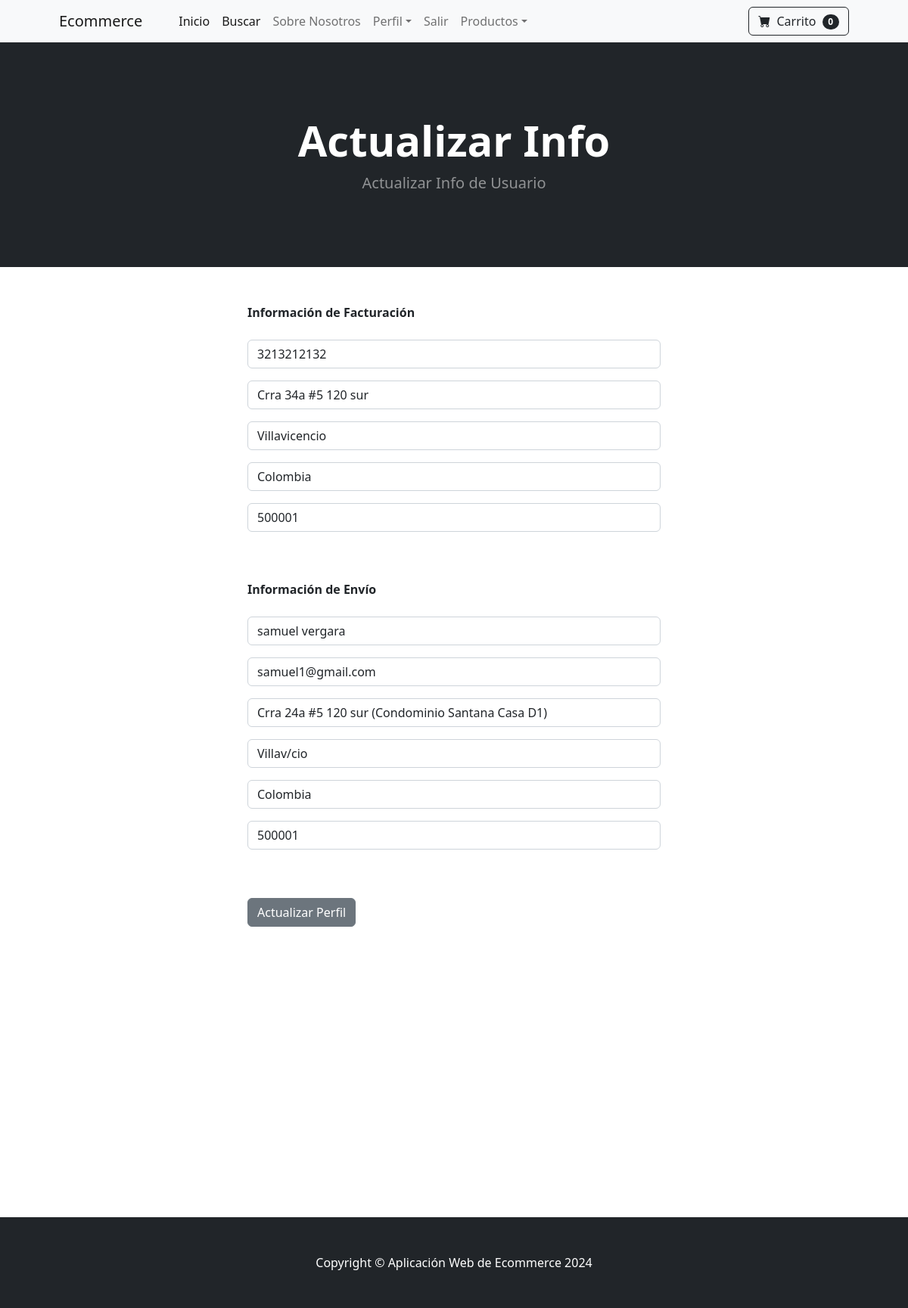
The page /update_info/ (signed in) on the database its author committed.
### store/models.py (models this page shows, shortened)
class Profile(models.Model):
    user = models.OneToOneField(User, on_delete=models.CASCADE)
    date_modified = models.DateTimeField(User, auto_now=True)
    phone = models.CharField(max_length=20, blank=True)
    address = models.CharField(max_length=200, blank=True)
    city = models.CharField(max_length=200, blank=True)
    country = models.CharField(max_length=200, blank=True)
    zipcode = models.CharField(max_length=200, blank=True)
    old_cart = models.CharField(max_length=200, blank=True, null=True)

### payment/models.py (models this page shows, shortened)
class ShippingAddress(models.Model):
    user = models.ForeignKey(User, on_delete=models.CASCADE, null=True, blank=True)
    shipping_full_name = models.CharField(max_length=200)
    shipping_email = models.CharField(max_length=200)
    shipping_address = models.CharField(max_length=200)
    shipping_city = models.CharField(max_length=200)
    shipping_country = models.CharField(max_length=200)
    shipping_zipcode = models.CharField(max_length=200)
    class Meta:
        verbose_name_plural = 'Shipping Address'

### store/views.py (the view)
# urls.py: path('update_info/', views.update_info, name='update_info'),
def update_info(request):
    if request.user.is_authenticated:
        current_user = Profile.objects.get(user__id=request.user.id)
        shipping_user = ShippingAddress.objects.get(user__id=request.user.id)
        form = UserInfoForm(request.POST or None, instance=current_user)
        shipping_form = ShippingForm(request.POST or None, instance=shipping_user)
        if form.is_valid() or shipping_form.is_valid():
            form.save()
            shipping_form.save()
            messages.success(request, ("Su información ha sido actualizada"))
            return redirect('home')
        return render(request, 'update_info.html', {'form':form, 'shipping_form':shipping_form})
    else:
        messages.success(request, "Debe iniciar sesión para acceder a esta página")
        return redirect('home')

### store/forms.py
class UserInfoForm(forms.ModelForm):
    phone = forms.CharField(label="", widget=forms.TextInput(attrs={'class':'form-control', 'placeholder':'Phone'}), required=False)
    address = forms.CharField(label="", widget=forms.TextInput(attrs={'class':'form-control', 'placeholder':'Address'}), required=False)
    city = forms.CharField(label="", widget=forms.TextInput(attrs={'class':'form-control', 'placeholder':'City'}), required=False)
    country = forms.CharField(label="", widget=forms.TextInput(attrs={'class':'form-control', 'placeholder':'Country'}), required=False)
    zipcode = forms.CharField(label="", widget=forms.TextInput(attrs={'class':'form-control', 'placeholder':'Zipcode'}), required=False)
    class Meta:
        model = Profile
        fields = ('phone', 'address', 'city', 'country', 'zipcode')

### payment/forms.py
class ShippingForm(forms.ModelForm):
    shipping_full_name = forms.CharField(label="", widget=forms.TextInput(attrs={'class':'form-control', 'placeholder':'Nombre Completo'}), required=True)
    shipping_email = forms.CharField(label="", widget=forms.TextInput(attrs={'class':'form-control', 'placeholder':'Email'}), required=True)
    shipping_address = forms.CharField(label="", widget=forms.TextInput(attrs={'class':'form-control', 'placeholder':'Direccion'}), required=True)
    shipping_city = forms.CharField(label="", widget=forms.TextInput(attrs={'class':'form-control', 'placeholder':'Ciudad'}), required=True)
    shipping_country = forms.CharField(label="", widget=forms.TextInput(attrs={'class':'form-control', 'placeholder':'Pais'}), required=True)
    shipping_zipcode = forms.CharField(label="", widget=forms.TextInput(attrs={'class':'form-control', 'placeholder':'Zipcode'}), required=True)
    class Meta:
        model = ShippingAddress
        fields = ['shipping_full_name', 'shipping_email', 'shipping_address', 'shipping_city', 'shipping_country', 'shipping_zipcode']
        exclude = ['user',]

### cart/cart.py (called while the page is built)
    def __len__(self):
        return len(self.cart)

### cart/context_processors.py (called while the page is built)
def cart(request):
    return {'cart': Cart(request)}

### store/templates/update_info.html (shortened to what this page needs)
{% extends 'base.html' %}
{% block content%}
        <header class="bg-dark py-5">
            <div class="container px-4 px-lg-5 my-5">
                <div class="text-center text-white">
                    <h1 class="display-4 fw-bolder">Actualizar Info</h1>
                    <p class="lead fw-normal text-white-50 mb-0">Actualizar Info de Usuario</p>
                </div>
            </div>
        </header>
        <div class="container">
            <div class="row">
                <div class="col-md-6 offset-md-3">
                    <br/><br/>
                    <strong>Información de Facturación</strong>
                    <br/><br/>
                    <form method="POST" action="{% url 'update_info' %}">
                        {{ form.as_p }}
                        <br/><br/>
                        <strong>Información de Envío</strong>
                        <br/><br/>
                        {{ shipping_form.as_p }}
                        <br/><br/>
                        <button type="submit" class="btn btn-secondary">Actualizar Perfil</button>
                    </form>
                    <br/><br/>
<br/><br/>
<br/><br/>
<br/><br/>
<br/><br/>
<br/><br/>
<br/><br/>
<br/><br/>
                </div>
            </div>
        </div>
{% endblock %}

### rows shown on the page
Profile: phone "3213212132", address "Crra 34a #5 120 sur", city "Villavicencio", country "Colombia", zipcode "500001"
ShippingAddress: shipping_full_name "samuel vergara", shipping_email "samuel1@gmail.com", shipping_address "Crra 24a #5 120 sur (Condominio Santana Casa D1)", shipping_city "Villav/cio", shipping_country "Colombia", shipping_zipcode "500001"

### other values the page prints
{{ cart|length }} "0"
